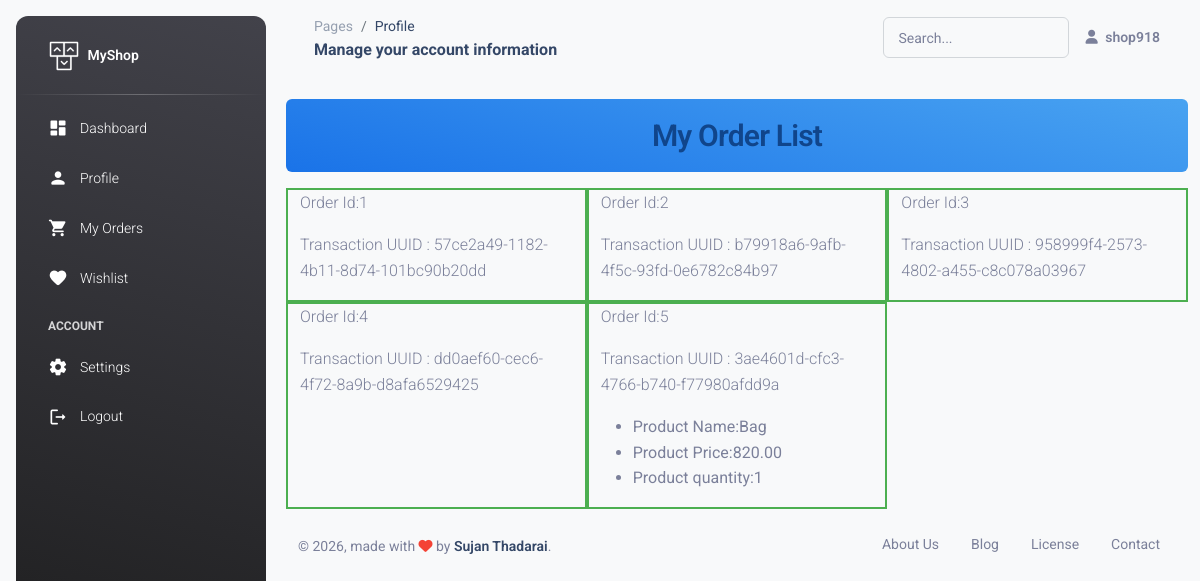
Screenshot of /accounts/my_order (signed in) with the database file from the repository.
### accounts/models.py (models this page shows)
class CustomUser(AbstractUser):
    phone = models.CharField(max_length=200, blank=True)
    street_address = models.CharField(max_length=200, blank=True)

### payments/models.py (models this page shows)
class Order(models.Model):
    user = models.ForeignKey(CustomUser, on_delete=models.CASCADE)
    transaction_uuid = models.CharField(max_length=200,)
    status = models.CharField(max_length=200)
    created_at = models.DateTimeField(auto_now_add=True)

class OrderItem(models.Model):
    order=models.ForeignKey(Order, on_delete=models.CASCADE,related_name="item")
    product=models.ForeignKey(Product, on_delete=models.CASCADE)
    price=models.CharField(max_length=200)
    quantity=models.PositiveSmallIntegerField()

### shopapp/models.py (models this page shows, shortened)
class Product(models.Model):
    name = models.CharField(max_length=200)   # samsung s21
    category = models.ForeignKey(Category,on_delete=models.CASCADE)  # electronic
    subcategory = models.ForeignKey(SubCategory,on_delete=models.CASCADE)
    desc = CKEditor5Field('Text', config_name='extends')
    image = models.ImageField(upload_to="product-images")
    mark_price = models.DecimalField(max_digits=8, decimal_places=2)  # 100
    discount_percent = models.DecimalField(max_digits=4,decimal_places=2)  # 10
    price = models.DecimalField(max_digits=8,decimal_places=2,editable=False)  # 90
    is_available=models.BooleanField(default=True)
    created_at=models.DateTimeField(auto_now_add=True)
    update_date=models.DateTimeField(auto_now=True)

### accounts/views.py (the view)
# urls.py: path("my_order",views.my_order,name="my_order")
@login_required(login_url='login')
def my_order(request):
    orders=Order.objects.filter(user=request.user)
    return render(request,'profile/my_order.html',{'orders':orders})

### accounts/templates/profile/my_order.html (shortened to what this page needs)
{% extends 'profile_dashboard.html' %}
{% load static %}
{% block page_title %}Profile{% endblock %}
{% block page_subtitle %}Manage your account information{% endblock %}
{% block maincontent %}
<h3 class="text-center alert alert-info">My Order List</h3>
<div class="container">
    <div class="row">
        {% for order in orders %}
        <div class="col-4 border border-2 border-success">
            <p>Order Id:{{order.id}}</p>
            <p>Transaction  UUID : {{order.transaction_uuid}}</p>
            <ul>
                {% for i in order.item.all %}
                <li>Product Name:{{i.product.name}}</li>
                <li>Product Price:{{i.price}}</li>
                <li>Product quantity:{{i.quantity}}</li>
                {% endfor %}
            </ul>
        </div>
        {% endfor %}
    </div>
</div>
{% endblock %}

### templates/profile_dashboard.html (shortened to what this page needs)
<!DOCTYPE html>
<html lang="en">
{% load static %}
<head>
    <link href="/static/assets/css/nucleo-icons.css" rel="stylesheet" />
    <link href="/static/assets/css/nucleo-svg.css" rel="stylesheet" />
    <link id="pagestyle" href="/static/assets/css/material-dashboard.css?v=3.1.0" rel="stylesheet" />
</head>
<body class="g-sidenav-show bg-gray-100">
    <aside class="sidenav navbar navbar-vertical navbar-expand-xs border-0 border-radius-xl my-3 fixed-start ms-3 bg-gradient-dark" id="sidenav-main">
        <div class="sidenav-header">
            <a class="navbar-brand m-0" href="/">
                <img src="{% static 'assets/img/logo-ct.png' %}" class="navbar-brand-img h-100" alt="main_logo">
                <span class="ms-1 font-weight-bold text-white">MyShop</span>
            </a>
        </div>
        <hr class="horizontal light mt-0 mb-2">
        <div class="collapse navbar-collapse w-auto" id="sidenav-collapse-main">
            <ul class="navbar-nav">
                <li class="nav-item">
                    <a class="nav-link text-white {% if request.path == '/accounts/profile_dashboard/' %}active bg-gradient-primary{% endif %}"
                        href="{% url 'profile_dashboard' %}">
                        <div class="text-white text-center me-2 d-flex align-items-center justify-content-center">
                            <i class="material-icons opacity-10">dashboard</i>
                        </div>
                        <span class="nav-link-text ms-1">Dashboard</span>
                    </a>
                </li>
                <li class="nav-item">
                    <a class="nav-link text-white {% if request.path == '/accounts/profile/' %}active bg-gradient-primary{% endif %}"
                        href="{% url 'profile' %}">
                        <div class="text-white text-center me-2 d-flex align-items-center justify-content-center">
                            <i class="material-icons opacity-10">person</i>
                        </div>
                        <span class="nav-link-text ms-1">Profile</span>
                    </a>
                </li>
                <li class="nav-item">
                    <a class="nav-link text-white {% if 'orders' in request.path %}active bg-gradient-primary{% endif %}"
                        href="">
                        <div class="text-white text-center me-2 d-flex align-items-center justify-content-center">
                            <i class="material-icons opacity-10">shopping_cart</i>
                        </div>
                        <span class="nav-link-text ms-1">My Orders</span>
                    </a>
                </li>
                <li class="nav-item">
                    <a class="nav-link text-white {% if 'wishlist' in request.path %}active bg-gradient-primary{% endif %}"
                        href="">
                        <div class="text-white text-center me-2 d-flex align-items-center justify-content-center">
                            <i class="material-icons opacity-10">favorite</i>
                        </div>
                        <span class="nav-link-text ms-1">Wishlist</span>
                    </a>
                </li>
                <li class="nav-item mt-3">
                    <h6 class="ps-4 ms-2 text-uppercase text-xs text-white font-weight-bolder opacity-8">Account</h6>
                </li>
                <li class="nav-item">
                    <a class="nav-link text-white" href="">
                        <div class="text-white text-center me-2 d-flex align-items-center justify-content-center">
                            <i class="material-icons opacity-10">settings</i>
                        </div>
                        <span class="nav-link-text ms-1">Settings</span>
                    </a>
                </li>
                <li class="nav-item">
                    <a class="nav-link text-white" href="{% url 'log_out' %}">
                        <div class="text-white text-center me-2 d-flex align-items-center justify-content-center">
                            <i class="material-icons opacity-10">logout</i>
                        </div>
                        <span class="nav-link-text ms-1">Logout</span>
                    </a>
                </li>
            </ul>
        </div>
    </aside>
    <main class="main-content position-relative max-height-vh-100 h-100 border-radius-lg">
        <nav class="navbar navbar-main navbar-expand-lg px-0 mx-4 shadow-none border-radius-xl" id="navbarBlur" data-scroll="true">
            <div class="container-fluid py-1 px-3">
                <nav aria-label="breadcrumb">
                    <ol class="breadcrumb bg-transparent mb-0 pb-0 pt-1 px-0 me-sm-6 me-5">
                        <li class="breadcrumb-item text-sm"><a class="opacity-5 text-dark" href="javascript:;">Pages</a></li>
                        <li class="breadcrumb-item text-sm text-dark active" aria-current="page">{% block page_title %}Dashboard{% endblock %}</li>
                    </ol>
                    <h6 class="font-weight-bolder mb-0">{% block page_subtitle %}{% endblock %}</h6>
                </nav>
                <div class="collapse navbar-collapse mt-sm-0 mt-2 me-md-0 me-sm-4" id="navbar">
                    <div class="ms-md-auto pe-md-3 d-flex align-items-center">
                        <div class="input-group input-group-outline">
                            <label class="form-label">Search...</label>
                            <input type="text" class="form-control">
                        </div>
                    </div>
                    <ul class="navbar-nav justify-content-end">
                        <li class="nav-item d-flex align-items-center">
                            <a href="" class="nav-link text-body font-weight-bold px-0">
                                <i class="fa fa-user me-sm-1"></i>
                                <span class="d-sm-inline d-none">{{ user.get_short_name|default:user.username }}</span>
                            </a>
                        </li>
                    </ul>
                </div>
            </div>
        </nav>
        <div class="container-fluid py-4">
            {% block maincontent %}
            {% endblock maincontent %}
            <footer class="footer py-4">
                <div class="container-fluid">
                    <div class="row align-items-center justify-content-lg-between">
                        <div class="col-lg-6 mb-lg-0 mb-4">
                            <div class="copyright text-center text-sm text-muted text-lg-start">
                                © <script>document.write(new Date().getFullYear())</script>,
                                made with <i class="fa fa-heart text-danger"></i> by
                                <a href="#" class="font-weight-bold" target="_blank">Sujan Thadarai</a>.
                            </div>
                        </div>
                        <div class="col-lg-6">
                            <ul class="nav nav-footer justify-content-center justify-content-lg-end">
                                <li class="nav-item">
                                    <a href="#" class="nav-link text-muted">About Us</a>
                                </li>
                                <li class="nav-item">
                                    <a href="#" class="nav-link text-muted">Blog</a>
                                </li>
                                <li class="nav-item">
                                    <a href="#" class="nav-link text-muted">License</a>
                                </li>
                                <li class="nav-item">
                                    <a href="#" class="nav-link text-muted">Contact</a>
                                </li>
                            </ul>
                        </div>
                    </div>
                </div>
            </footer>
        </div>
    </main>
</body>
</html>

### rows the page displays
CustomUser: get_short_name "shop918"
Order: id "1", transaction_uuid "57ce2a49-1182-4b11-8d74-101bc90b20dd"
Order: id "2", transaction_uuid "b79918a6-9afb-4f5c-93fd-0e6782c84b97"
Order: id "3", transaction_uuid "958999f4-2573-4802-a455-c8c078a03967"
Order: id "4", transaction_uuid "dd0aef60-cec6-4f72-8a9b-d8afa6529425"
Order: id "5", transaction_uuid "3ae4601d-cfc3-4766-b740-f77980afdd9a"
OrderItem: product.name "Bag", price "820.00", quantity "1"
